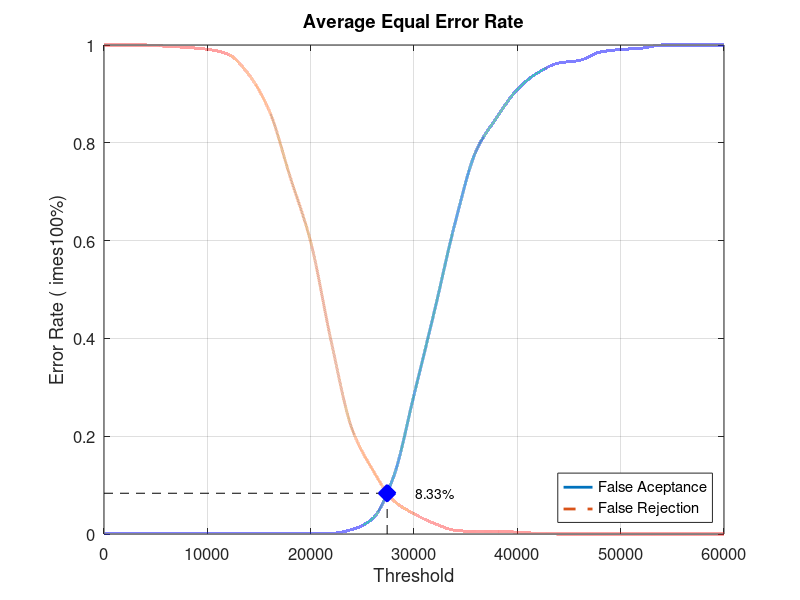
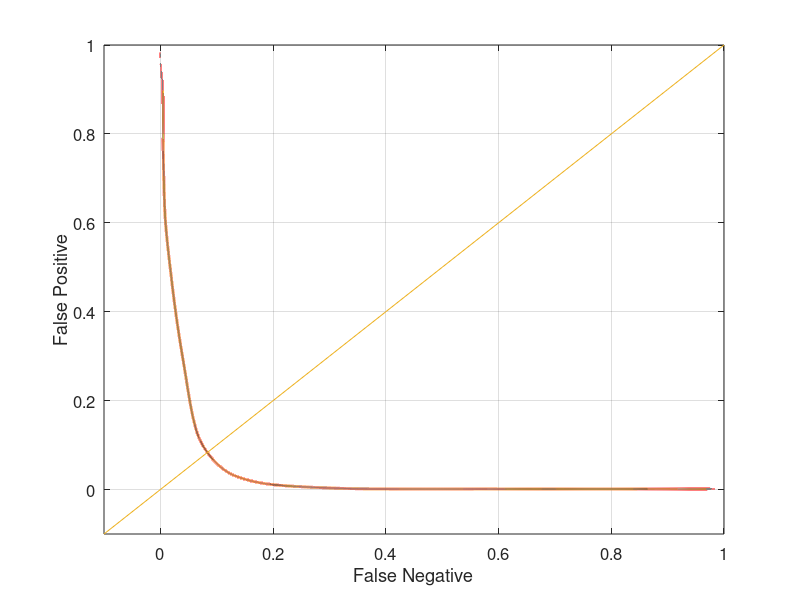

Here is the MATLAB script that generated these plots, in order:
close all;
clear;
clc;
x = 0:2000:60000;
xq = 0:0.5:60000;

y0 = [0 0.00131579 0.00131579 0.00131579 0.00131579 0.00131579 0.00131579 0.00131579 0.00131579 0.00131579 0.00131579 0.00131579 0.00921053 0.0315789 0.115789 0.284211 0.457895 0.638158 0.782895 0.851316 0.909211 0.943421 0.963158 0.968421 0.985526 0.99079 0.993421 1 1 1 1]
yy0 = interp1(x, y0, xq, 'pchip');
y1 = [1 1 1 0.9975 0.995 0.99125 0.98125 0.94 0.865 0.73125 0.5975 0.3925 0.215 0.13125 0.06875 0.04125 0.02125 0.0075 0.005 0.005 0.00375 0.00125 0 0 0 0 0 0 0 0 0]
yy1 = interp1(x, y1, xq, 'pchip');

% Calculating EER: 
y2 = abs(y0 - y1);
find(y2 == min(y2))
yy2 = abs(yy0 - yy1);
xEER = find(yy2 == min(yy2));
xEERIndex = xq(xEER) % X-axis EER
yEER = yy0(xEER) % Y-axis EER

main = figure
plot(xq, yy0,'-','LineWidth', 2);	hold on
plot(xq, yy1,'--','LineWidth', 2);	hold on
plot([xEERIndex xEERIndex], [0 yEER], 'k--');	hold on
plot([0 xEERIndex], [yEER yEER], 'k--');	hold on
plot(xEERIndex, yEER, 'bx', 'LineWidth', 10);	hold on
text(xEERIndex + 10 * xEERIndex / 100, yEER, [num2str(round((10000 * yEER)) / 100) '%'])
legend('False Aceptance', 'False Rejection', 'Location', 'SouthEast')
xlabel('Threshold')
ylabel('Error Rate (	imes100%)')
title('Average Equal Error Rate')
set(gca, 'FontSize', 12)
axis([0 60000 0 1])
grid on

print(main, 'Experiment3AverageMain', '-dpng');
FNRxFPR = figure('Color', [1 1 1]);
plot(yy1, yy0, '-', yy1, yy0, 'LineWidth', 2);
hold on
y = -0.1:0.1:1
plot(y, y); 
set(gca, 'FontSize', 12)
xlabel('False Negative')
ylabel('False Positive')
axis([-0.1 1 -0.1 1])
set(gca, 'FontSize', 12)
grid on

print(FNRxFPR, 'Experiment3AverageFNRxFPR','-dpng');
